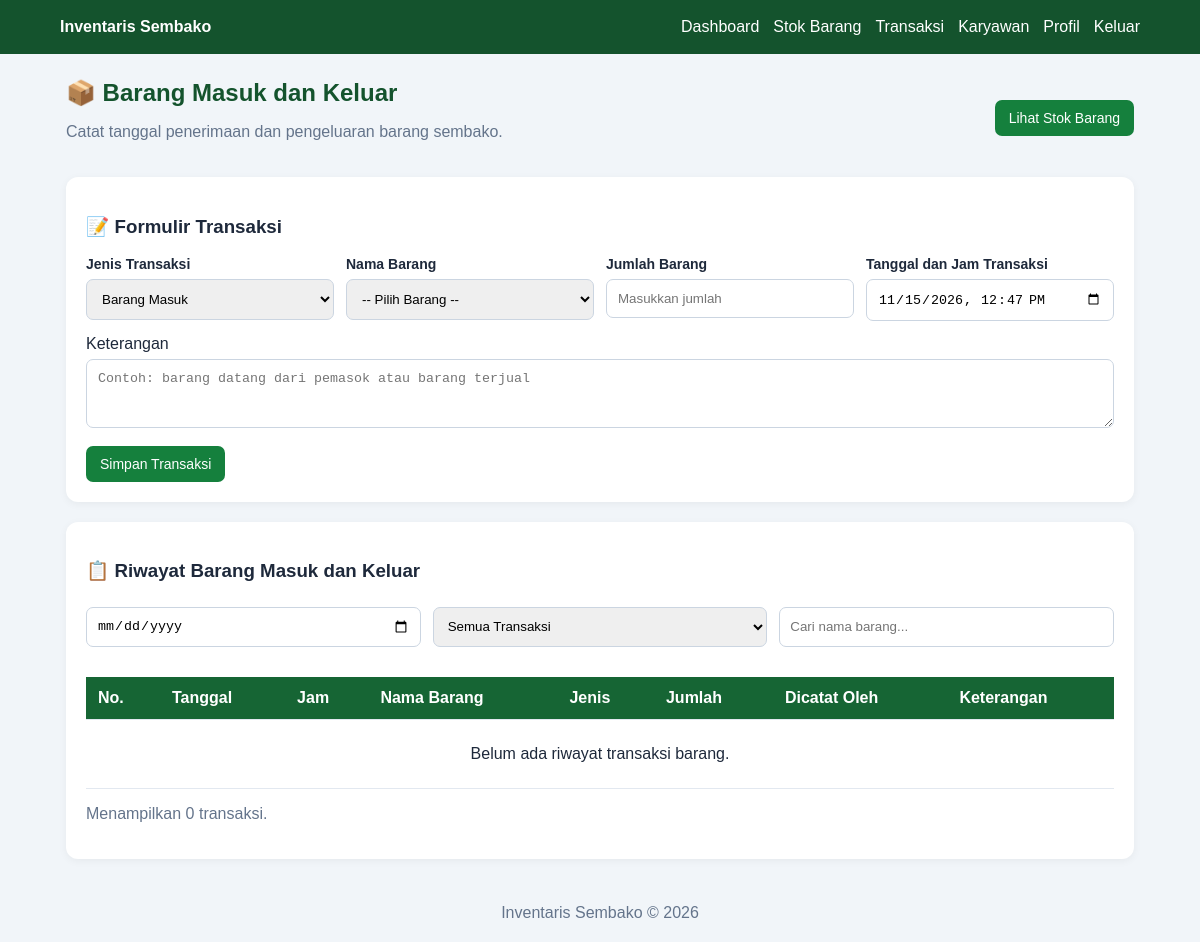
The page /transaksi (signed in) on the database as committed earlier.
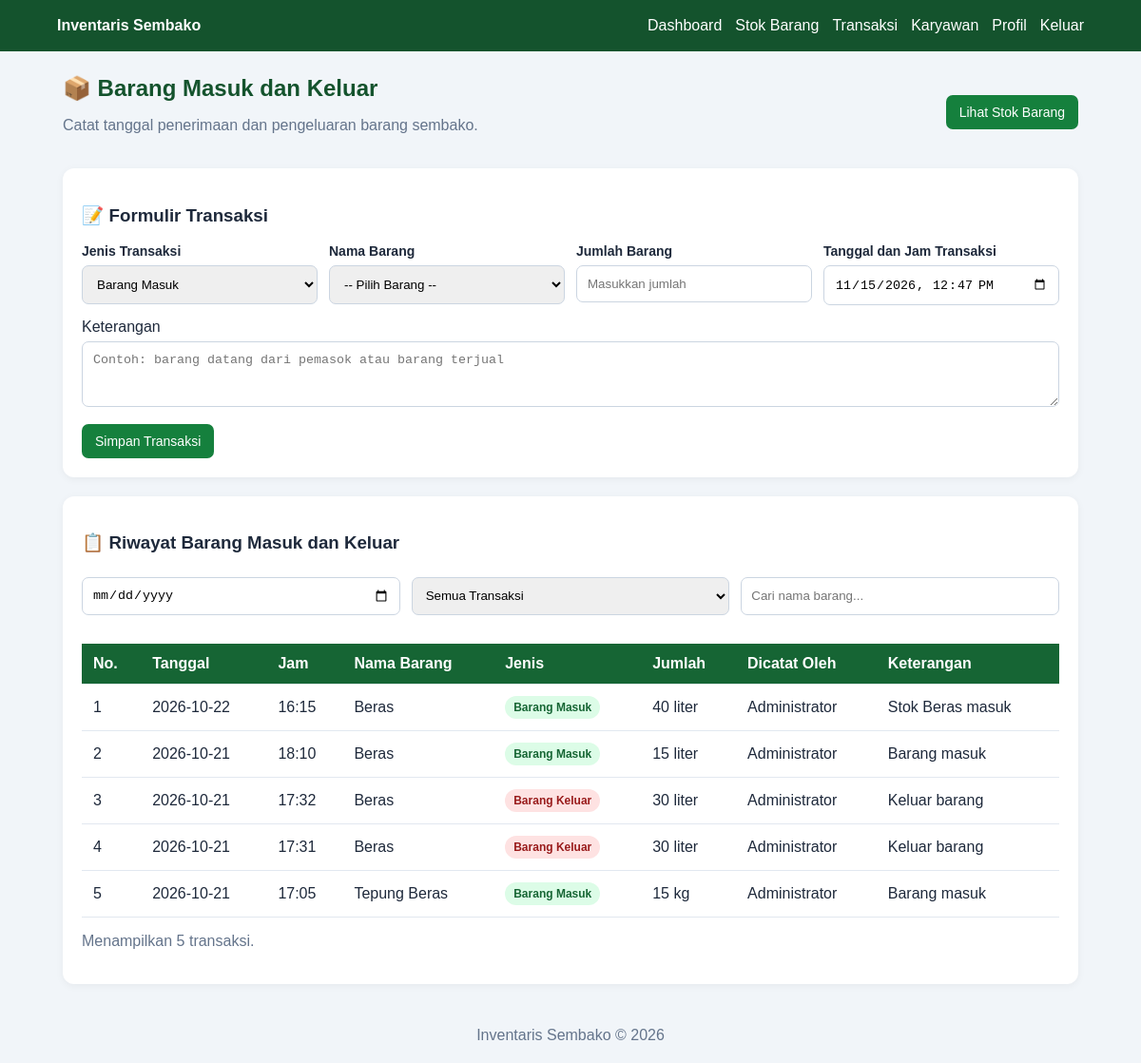
The same page on the database as committed later.
### tables this page shows
CREATE TABLE transaksi (
        id INTEGER PRIMARY KEY AUTOINCREMENT,
        barang_id INTEGER NOT NULL,
        user_id INTEGER NOT NULL,
        jenis TEXT NOT NULL CHECK(jenis IN ('masuk', 'keluar')),
        jumlah INTEGER NOT NULL CHECK(jumlah > 0),
        keterangan TEXT NOT NULL DEFAULT '',
        waktu TEXT NOT NULL,
        FOREIGN KEY(barang_id) REFERENCES barang(id),
        FOREIGN KEY(user_id) REFERENCES users(id)
    );

CREATE TABLE barang (
        id INTEGER PRIMARY KEY AUTOINCREMENT,
        nama TEXT UNIQUE NOT NULL,
        kategori TEXT NOT NULL DEFAULT 'Sembako',
        stok INTEGER NOT NULL DEFAULT 0 CHECK(stok >= 0),
        satuan TEXT NOT NULL DEFAULT 'pcs',
        harga REAL NOT NULL DEFAULT 0 CHECK(harga >= 0)
    );

CREATE TABLE users (
        id INTEGER PRIMARY KEY AUTOINCREMENT,
        username TEXT UNIQUE NOT NULL,
        nama TEXT NOT NULL,
        password TEXT NOT NULL,
        role TEXT NOT NULL CHECK(role IN ('admin', 'karyawan')),
        bio TEXT NOT NULL DEFAULT '',
        aktif INTEGER NOT NULL DEFAULT 1,
        dibuat TEXT NOT NULL
    );

### app.py (the view, shortened to what this page needs)
@app.route("/transaksi", methods=["GET", "POST"])
@login_required
def transaksi():
    db = get_db()
    daftar_barang = db.execute(
        "SELECT * FROM barang ORDER BY nama"
    ).fetchall()
    if g.user["role"] == "admin":
        riwayat = db.execute("""
            SELECT t.*, b.nama AS nama_barang,
                   b.satuan AS satuan_barang,
                   u.nama AS nama_user
            FROM transaksi t
            JOIN barang b ON b.id = t.barang_id
            JOIN users u ON u.id = t.user_id
            ORDER BY t.waktu DESC, t.id DESC
            LIMIT 200
        """).fetchall()
    return render_template(
        "transaksi.html",
        barang=daftar_barang,
        riwayat=riwayat,
        sekarang=datetime.now().strftime("%Y-%m-%dT%H:%M")
    )

### app.py (called while the page is built)
def get_db():
    if "db" not in g:
        g.db = sqlite3.connect(DATABASE)
        g.db.row_factory = sqlite3.Row
        g.db.execute("PRAGMA foreign_keys = ON")
    return g.db

@app.before_request
def load_logged_in_user():
    user_id = session.get("user_id")
    g.user = None
    if user_id is not None:
        g.user = get_db().execute(
            "SELECT * FROM users WHERE id = ? AND aktif = 1",
            (user_id,)
        ).fetchone()
        if g.user is None:
            session.clear()

def login_required(view):
    @wraps(view)
    def wrapped_view(*args, **kwargs):
        if g.user is None:
            flash("Silakan login terlebih dahulu.", "warning")
            return redirect(url_for("index"))
        return view(*args, **kwargs)
    return wrapped_view

### templates/transaksi.html (shortened to what the changed rows need)
{% extends "base.html" %}
{% block content %}
<div class="transaksi-header">
    <div>
        <h2>📦 Barang Masuk dan Keluar</h2>
    </div>
</div>
<div class="card">
    <h3>📋 Riwayat Barang Masuk dan Keluar</h3>
    <div class="filter-transaksi">
        <input
            type="date"
            id="filterTanggal"
            aria-label="Filter berdasarkan tanggal"
        >
        <select id="filterJenis" aria-label="Filter berdasarkan jenis transaksi">
        </select>
        <input
            type="text"
            id="filterBarang"
            placeholder="Cari nama barang..."
            aria-label="Cari nama barang"
        >
    </div>
    <div class="tabel-scroll">
        <table class="table-transaksi" id="tabelRiwayat">
            <thead>
                <tr>
                    <th>No.</th>
                    <th>Tanggal</th>
                    <th>Jam</th>
                    <th>Nama Barang</th>
                    <th>Jenis</th>
                    <th>Jumlah</th>
                    <th>Dicatat Oleh</th>
                    <th>Keterangan</th>
                </tr>
            </thead>
            <tbody>
                {% for t in riwayat %}
                <tr
                    data-tanggal="{{ t['waktu'][:10] }}"
                    data-jenis="{{ t['jenis'] }}"
                    data-barang="{{ t['nama_barang']|lower }}"
                >
                    <td>{{ loop.index }}</td>
                    <td>{{ t['waktu'][:10] }}</td>
                    <td>{{ t['waktu'][11:16] }}</td>
                    <td>{{ t['nama_barang'] }}</td>
                    <td>
                        {% if t['jenis'] == 'masuk' %}
                        <span class="badge-masuk">Barang Masuk</span>
                        {% else %}
                        <span class="badge-keluar">Barang Keluar</span>
                        {% endif %}
                    </td>
                    <td>
                        {{ t['jumlah'] }} {{ t['satuan_barang'] }}
                    </td>
                    <td>{{ t['nama_user'] }}</td>
                    <td>{{ t['keterangan'] or '-' }}</td>
                </tr>
                {% else %}
                <tr id="barisKosong">
                    <td colspan="8" style="text-align:center;padding:25px;">
                        Belum ada riwayat transaksi barang.
                    </td>
                </tr>
                {% endfor %}
            </tbody>
        </table>
    </div>
    <p id="hasilFilter" class="muted"></p>
</div>
{% endblock %}

Rows that differ between the two databases and show on the page:
added transaksi: waktu "2026-10-22", waktu "16:15", nama_barang "Beras", jenis "Barang Masuk", jumlah "40", satuan_barang "liter", nama_user "Administrator", keterangan "Stok Beras masuk"
added transaksi: waktu "2026-10-21", waktu "18:10", nama_barang "Beras", jenis "Barang Masuk", jumlah "15", satuan_barang "liter", nama_user "Administrator", keterangan "Barang masuk"
added transaksi: waktu "2026-10-21", waktu "17:32", nama_barang "Beras", jenis "Barang Keluar", jumlah "30", satuan_barang "liter", nama_user "Administrator", keterangan "Keluar barang"
added transaksi: waktu "2026-10-21", waktu "17:31", nama_barang "Beras", jenis "Barang Keluar", jumlah "30", satuan_barang "liter", nama_user "Administrator", keterangan "Keluar barang"
added transaksi: waktu "2026-10-21", waktu "17:05", nama_barang "Tepung Beras", jenis "Barang Masuk", jumlah "15", satuan_barang "kg", nama_user "Administrator", keterangan "Barang masuk"
Other text that changed with them:
text written by a page script: "Menampilkan 0 transaksi." → "Menampilkan 5 transaksi."
text no longer shown: "Belum ada riwayat transaksi barang."
